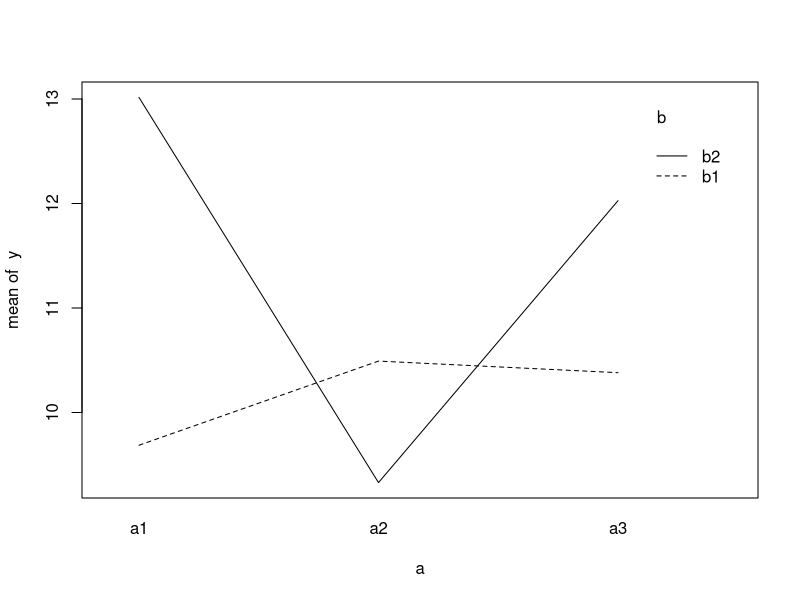

Recreate this plot in R.
# ANOVA
# set.seed(1024)
n <-30
s1 <- round(rnorm(n, 5.6, 1),0)
s2 <- round(rnorm(n, 6.7, 1),0)
s3 <- round(rnorm(n, 8.9, 1),0)
s1
s2
s3


sam <- c(s1,s2,s3)
sam
group <- c(rep("g1",n), rep("g2",n), rep("g3",n))
group

sa <- data.frame(sam,group)
sa

df.tot <- 3*n-1
ss.tot <- var(sam)*df.tot
var.tot <- var(sam)
df.tot
ss.tot
var.tot

df.bet <- 3 - 1
df.s1 <- n-1
df.s2 <- n-1
df.s3 <- n-1
df.within <- df.s1+df.s2+df.s3

ss.s1 <- var(s1)*df.s1
ss.s2 <- var(s2)*df.s2
ss.s3 <- var(s3)*df.s3
ss.s1
ss.s2
ss.s3

mean.grand <- mean(sam)
mean.s1 <- mean(s1)
mean.s2 <- mean(s2)
mean.s3 <- mean(s3)
mean.grand
mean.s1
mean.s2
mean.s3

diff.g1 <- n * (mean.grand - mean.s1)^2
diff.g2 <- n * (mean.grand - mean.s2)^2
diff.g3 <- n * (mean.grand - mean.s3)^2

diff.g1 
diff.g2
diff.g3

ss.bet <-  diff.g1 + diff.g2 + diff.g3
ss.bet

ss.within <- ss.s1 + ss.s2 + ss.s3
ss.within
ss.tot
ss.bet + ss.within

ss.tot == ss.bet + ss.within
df.tot == df.bet + df.within

ms.bet <- ss.bet / df.bet
ms.wit <- ss.within / df.within
ms.bet
ms.wit

fvalue <- ms.bet/ms.wit

fvalue 

f.res <- (aov(sa$sam~sa$group))
summary(f.res)

##########################
# http://commres.net/wiki/r/oneway_anova
#
##########################
x1 <- c(50.5, 52.1, 51.9, 52.4, 50.6, 51.4, 51.2, 52.2, 51.5, 50.8)
x2 <- c(47.5, 47.7, 46.6, 47.1, 47.2, 47.8, 45.2, 47.4, 45.0, 47.9)
x3 <- c(46.0, 47.1, 45.6, 47.1, 47.2, 46.4, 45.9, 47.1, 44.9, 46.2)
xc <- data.frame(x1,x2,x3)
xs <- stack(xc)
xs

colnames(xs) <- c("score", "temp")
xs
levels(xs$temp) <- c("low", "mid", "hi")
xs

str(xs) # 데이터 구조 체크 

attach(xs)
aov.xs <- aov(score ~ temp, data = xs)
summary(aov.xs)

mean.tot <- mean(score)
mean.tot

df.tot <- length(score)-1
ss.tot <- var(score) * df.tot
ss.tot
df.tot
var.tot <- var(score)
var.tot2 <- ss.tot/df.tot
var.tot == var.tot2

mean.each <- tapply(score, list(temp), mean)
mean.each
var.each <- tapply(score, list(temp), var)
df.within <- 3*(10-1)
ss.each <- var.each*9
ss.within <- sum(ss.each)

ss.bet <- sum(10*(mean.tot - mean.each)^2)
df.bet <- 3-1

ss.tot
ss.bet + ss.within

df.tot
df.bet + df.within

ms.bet <- ss.bet / df.bet
ms.within <- ss.within / df.within
f.value <- ms.bet / ms.within

ss.bet
ss.within
df.bet
df.within
ms.bet
ms.within
f.value

alpha <- .05
qf(alpha, df.bet, df.within, lower.tail = F)
pf(f.value, df.bet, df.within, lower.tail = F)

aov.xs <- aov(score ~ temp, data = xs)
summary(aov.xs)


#################################################
# two-way anova
# subject = factor(paste('sub', 1:30, sep=''))
#################################################

n.a <- 3 # a treatment 숫자
n.b <- 2 # b 그룹 숫자
n.sub <- 30 # 총 샘플 숫자
# 데이터 생성
set.seed(9)
a <- gl(3,10,30, labels=c('a1', 'a2', 'a3'))
b <- gl(2,5,30, labels=c('b1', 'b2'))
a
b
y <- rnorm(30, mean=10) + 3.14 * (a=='a1' & b=='b2') + 1.43 * (a=='a3' & b=='b2') 
y

dat <- data.frame(a, b, y)
aov.dat <- aov(y~a*b) # anova test
summary(aov.dat) # summary of the test output

# hand calculation
table(a,b)

tapply(y, list(a,b), mean) # 각 셀에서의 평균
tapply(y, list(a,b), length) # 각 셀에서의 샘플숫자
df.within <- 5-1 # df within
var.within <- tapply(y, list(a,b), var) # var.within
ss.within.each <- tapply(y, list(a,b), var)*df.within
ss.within <- sum(ss.within.each) # ss.within
ss.within


interaction.plot(a,b,y)

mean.a <- tapply(y, list(a), mean)
mean.b <- tapply(y, list(b), mean)
mean.a
mean.b

var.a <- tapply(y, list(a), var)
var.b <- tapply(y, list(b), var)


mean.tot <- mean(dat$y)
var.tot <- var(dat$y)
df.tot <- n.sub - 1 
ss.tot <- var.tot * df.tot

## between
mean.each <- tapply(y, list(a,b), mean)
mean.each
mean.tot <- mean(y)
mean.tot
ss.bet <- sum(5*(mean.each-mean.tot)^2)

ss.tot
ss.within
ss.bet
ss.bet + ss.within

ss.a <- sum(10 * ((mean.tot - mean.a)^2))
ss.b <- sum(15 * ((mean.tot - mean.b)^2))
ss.a
ss.b
ss.ab <- ss.bet - (ss.a + ss.b)
ss.ab

ss.tot
ss.bet
ss.within
ss.a
ss.b
ss.ab

df.tot <- n.sub - 1
df.bet <- 6 - 1
df.a <- 3 - 1
df.b <- 2 - 1
df.ab <- df.bet - (df.a + df.b)
df.within <- 6 * (5 - 1)

df.tot
df.bet
df.a
df.b
df.ab
df.within

ms.a <- ss.a / df.a
ms.b <- ss.b / df.b
ms.ab <- ss.ab / df.ab
ms.within <- ss.within / df.within

ms.a
ms.b
ms.ab
ms.within


f.a <- ms.a / ms.within
f.b <- ms.b / ms.within
f.ab <- ms.ab / ms.within

alpha <- .05
f.a
# 봐야할 F분포표에서의 F-value
# qt 처럼 qf 사용
# qf(alpha, df.between, df.within, lower.tail=F) 처럼 사용
qf(alpha, df.a, df.within, lower.tail = F)
pf(f.a, df.a, df.within, lower.tail = F)
f.b
qf(alpha, df.b, df.within, lower.tail = F)
pf(f.b, df.b, df.within, lower.tail = F)
f.ab
qf(alpha, df.ab, df.within, lower.tail = F)
pf(f.ab, df.ab, df.within, lower.tail = F)
# aov result
summary(aov.dat)



